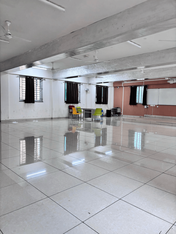
#> input picture test_images/img4_1.png, 176 x 234 px, shrunk from 1200 x 1600 before the run, found by its file name
$ python application.py
#> lines starting #> are read from the running program, lines starting #| are printed output that depends on the picture
### code/helper.py
import cv2
import numpy as np
import random
from tqdm import tqdm

### DLT
def create_matrix_M(real_points , image_points, total_points):
    M = []  #np.empty([2*total_points, 12])
    for index in range(total_points):

        X,Y = real_points[index]
        x, y= image_points[index]

        # print("XYZ are :", X, Y, Z)
        # print("xyz are :", x, y, z)

        M.append([X,Y, 1, 0, 0,0,  -(x*X), -(x*Y), -x])
        M.append([ 0, 0, 0, X, Y, 1,  -(y * X), -(y * Y), -y])


    M = np.asarray(M)
    return M

def dlt_calibrate(real_world_points, image_points, total_points):
    a = create_matrix_M(real_world_points, image_points, total_points)
    U, S, V = np.linalg.svd(a)

    P_vec = V[-1,:]
    ## Normalize
    P_vec = P_vec / V[-1,-1]

    # print("p vec after norm ", P_vec)
    P = np.reshape(P_vec, [3,3])
    # print("P is ", P)
    return P

def calculate_image_point(p_matrix, world_point, image_path, write = False, show= False, title="image"):
    x = np.dot(p_matrix, world_point.T)

    u, v, w = list(x)
    xx =  int(u/w)
    yy = int(v/w)

    return  xx, yy

### RANSAC
def ransac_calibrate(real_points, image_points, total_points, image_path, iterations):
    index_list = list(range(total_points))
    iterations = min(total_points - 1, iterations)
    errors = []
    combinations = []
    p_estimations = []

    for i in range(iterations):
        selected = random.sample(index_list, 4)
        combinations.append(selected)

        real_selected = [real_points[x] for x in selected]
        image_selected = [image_points[x] for x in selected]

        # Debug selected points
        print(f"Selected Real Points: {real_selected}")
        print(f"Selected Image Points: {image_selected}")

        p_estimated = dlt_calibrate(real_selected, image_selected, 4)

        # Debug projection matrix
        print(f"Projection Matrix (Iteration {i}):\n{p_estimated}")

        not_selected = list(set(index_list) - set(selected))
        error = 0
        for num in tqdm(not_selected, desc=f"Iteration {i+1}"):
            test_point = list(real_points[num]) + [1]
            try:
                xest, yest = calculate_image_point(p_estimated, np.array(test_point), image_path)
                point_error = np.square(abs(np.array(image_points[num]) - np.array([xest, yest])))
                error += point_error
                #print(f"Point {num} Error: {point_error}")
            except ValueError:
                continue

        mean_error = np.mean(error)
        errors.append(mean_error)
        p_estimations.append(p_estimated)

        print(f"Iteration {i} Mean Error: {mean_error}")

    p_final = p_estimations[errors.index(min(errors))]
    return p_final, errors, p_estimations

### code/application.py
import numpy as np
import random
from tqdm import tqdm
import matplotlib.pyplot as plt
import helper
import cv2
import os
from scipy.ndimage import distance_transform_edt

os.environ["QT_QPA_PLATFORM"] = "xcb"

#Load images
def createPanorama(input_img_list):
    images = []
    dims = []
    for index, path in enumerate(input_img_list):
        print(f"Loading image: {path}")
        img = cv2.imread(path)
#> img is the input picture: shape (234, 176, 3); mean B, G, R 161, 158.2, 158.6
        if img is None:
            print(f"Error: Could not load image at {path}")
        images.append(img)
        dims.append(images[index].shape)
        print(f"Image {index} dimensions: {dims[-1]}")
#| Image 0 dimensions: (234, 176, 3)
    return images, dims

#Resize Images if necessary
def reSizeImages(images, dims):
    ht, _, _ = min(dims, key=lambda val: val[0])
    _, wt, _ = min(dims, key=lambda val: val[1])
    _, _, ch = min(dims, key=lambda val: val[2])
    print(f"Resizing all images to: Height={ht}, Width={wt}")
    images = [cv2.resize(x, (ht, wt)) for x in images]
    blank = np.zeros((wt, ht, ch), np.uint8)
    return images, blank

#Generate Panorama
def getMatches(image1, image2, features, ransac_iterations=10, dist_threshold=0.7):
    print("Detecting and computing features...")
    points1, des1 = features.detectAndCompute(image1, None)
    points2, des2 = features.detectAndCompute(image2, None)
    print(f"Detected {len(points1)} keypoints in Image 1 and {len(points2)} in Image 2")

    # Draw keypoints on the images and save them
    image1_with_keypoints = cv2.drawKeypoints(image1, points1, None, flags=cv2.DRAW_MATCHES_FLAGS_DRAW_RICH_KEYPOINTS)
    image2_with_keypoints = cv2.drawKeypoints(image2, points2, None, flags=cv2.DRAW_MATCHES_FLAGS_DRAW_RICH_KEYPOINTS)

    # Save the images with keypoints
    cv2.imwrite("image1_keypoints.jpg", image1_with_keypoints)
    cv2.imwrite("image2_keypoints.jpg", image2_with_keypoints)

    matcher = cv2.FlannBasedMatcher()
    matches = matcher.knnMatch(des1, des2, k=2)
    print(f"Total matches found: {len(matches)}")

    imp = []
    for i, (one, two) in enumerate(matches):
        if one.distance < dist_threshold * two.distance:
            imp.append((one.trainIdx, one.queryIdx))
    print(f"Filtered important matches: {len(imp)}")

    good_matches = [cv2.DMatch(_queryIdx=i, _trainIdx=j, _distance=0) for j, i in imp]

    # Save image with matching keypoints
    matched_image = cv2.drawMatches(image1, points1, image2, points2, good_matches, None,
                                    flags=cv2.DrawMatchesFlags_NOT_DRAW_SINGLE_POINTS)
    cv2.imwrite("matched_keypoints.jpg", matched_image)

    matched1 = np.float32([points1[i].pt for (__, i) in imp])
    matched2 = np.float32([points2[i].pt for (i, __) in imp])

    print("Computing homography...")
    H, err, Ps = helper.ransac_calibrate(matched2, matched1, matched1.shape[0], "", ransac_iterations)
    print("Homography matrix (H):")
    print(H)
    print(f"Homography matrix computed with error: {min(err)}")

###max pixel
    hmax = max(image1.shape[0], image1.shape[0])
    wmax = max(image1.shape[1], image1.shape[1])
    out = cv2.warpPerspective(image2, H, (4*wmax,4*hmax))
    print("Perspective warp completed.")

    final_out = np.zeros(out.shape, np.uint8)
    h, w = final_out.shape[:2]
    print(f"Final output image size: {h}x{w}")

    for ch in tqdm(range(3), desc="Merging images"):
        for x in range(h):
            for y in range(w):
                final_out[x, y, ch] = max(out[x, y, ch], image1[x, y, ch]
                if x < image1.shape[0] and y < image1.shape[1] else 0)
    print("Image merging completed.")

    final_out = getNonZeroImage(final_out)
    return final_out, out, des1[0]

###weighted distance map
    # #Create binary masks for each image
    # h1, w1 = image1.shape[:2]
    # h2, w2 = image2.shape[:2]
    # hmax = max(h1, h2)
    # wmax = w1 + w2  # Combine width of both images

    # # Warp image2 to the size of the combined image
    # out = cv2.warpPerspective(image2, H, (wmax, hmax))
    # print("Perspective warp completed.")

    # # Save the warped image for debugging
    # #cv2.imwrite("warped_image2.jpg", out)

    # # Create binary masks for each image
    # mask1 = np.zeros((hmax, wmax), dtype=np.uint8)
    # mask1[:h1, :w1] = 1

    # mask2 = cv2.warpPerspective(np.ones_like(image2[:, :, 0], dtype=np.uint8), H, (wmax, hmax))

    # # Compute distance transforms
    # dist1 = distance_transform_edt(mask1)
    # dist2 = distance_transform_edt(mask2)

    # # Normalize distance maps
    # weights1 = dist1 / (dist1 + dist2 + 1e-6)
    # weights2 = dist2 / (dist1 + dist2 + 1e-6)

    # # Create a combined image to hold both images
    # combined_image = np.zeros((hmax, wmax, 3), dtype=np.uint8)
    # combined_image[:h1, :w1] = image1

    # # Blend the images using the computed weights
    # blended_image = np.zeros_like(combined_image, dtype=np.float32)
    # for ch in tqdm(range(3), desc="Blending channels"):
    #     blended_image[:, :, ch] = (
    #         weights1 * combined_image[:, :, ch] +
    #         weights2 * out[:, :, ch]
    #     )

    # blended_image = cv2.convertScaleAbs(blended_image)

    # # Save the blended image
    # # cv2.imwrite("blended_image.jpg", blended_image)

    # print("Weighted blending completed.")

    # # Return the blended image and any other necessary outputs
    # return blended_image, out, des1[0]

def getNonZeroImage(image):
    out_gray = cv2.cvtColor(image, cv2.COLOR_BGR2GRAY)
    pixels = cv2.findNonZero(out_gray)
    if pixels is None:
        print("Error: No non-zero pixels found!")
        return image
    pixels = pixels.reshape([pixels.shape[0], 2])
    extreme_min_x, extreme_max_x = min(pixels[:, 0]), max(pixels[:, 0])
    extreme_min_y, extreme_max_y = min(pixels[:, 1]), max(pixels[:, 1])
    print(f"Cropping image to non-zero region: X({extreme_min_x}-{extreme_max_x}), Y({extreme_min_y}-{extreme_max_y})")
    return image[extreme_min_y:extreme_max_y, extreme_min_x:extreme_max_x, :]


def showAndWrite(output, temp, path="out.png"):
    print(f"Saving stitched image to {path}")
    output = getNonZeroImage(output)
    cv2.imwrite(path, output)
    #cv2.imwrite("temp.png", temp)
    print("Images saved successfully.")

if __name__ == "__main__":
    # Provide a list of multiple images
    image_list = [
        r"/home/mukta-hacker/Desktop/Mukta/sem6/CV_Project/Panorama-Effect-Image-Stitching/test_images/img4_1.png",
        r"/home/mukta-hacker/Desktop/Mukta/sem6/CV_Project/Panorama-Effect-Image-Stitching/test_images/img4_2.png",
    ]

    # Load images and their dimensions
    images, dims = createPanorama(image_list)
#> images = 2 items; dims = [(234, 176, 3), (234, 176, 3)]

    # Define feature type
    feature_type = cv2.SIFT_create()

    # Initialize the output with the first image
    out = images[0]

    # Iteratively match and stitch each image in the list
    for index in range(1, len(images)):
        print(f"Stitching image {index} to the panorama...")
        im2 = images[index]
        im1 = out  # Current stitched panorama
        dist_threshold = 0.7 #Adjust threshold as needed
        out, temp, _ = getMatches(im1, im2, feature_type, ransac_iterations=10, dist_threshold=dist_threshold)

        # Crop to non-zero area after each iteration
        out = getNonZeroImage(out)
#> this loop made 1 pass
#> (dist_threshold, matches in getMatches, good_matches in getMatches) on pass 1: (0.7, 170 matches, 87 matches)
#> (printed output is left out)
#> pass 1, in getMatches, `image1_with_keypoints = cv2.drawKeypoints(image1, points1, None, flags..`:
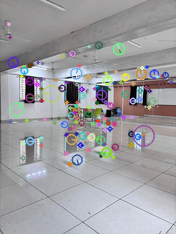
#> image1_with_keypoints: shape (234, 176, 3); mean B, G, R 160.7, 157.6, 158
#> pass 1, in getMatches, `image2_with_keypoints = cv2.drawKeypoints(image2, points2, None, flags..`:
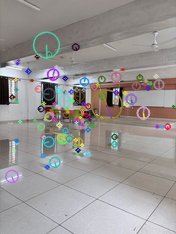
#> image2_with_keypoints: shape (234, 176, 3); mean B, G, R 147, 148.4, 152.3
#> pass 1, in getMatches, `matched_image = cv2.drawMatches(image1, points1, image2, points2, good..`:
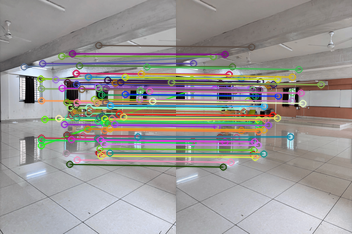
#> matched_image: shape (234, 352, 3); mean B, G, R 149.3, 151.4, 154.1
#> pass 1, in getMatches, `out = cv2.warpPerspective(image2, H, (4*wmax,4*hmax))`:
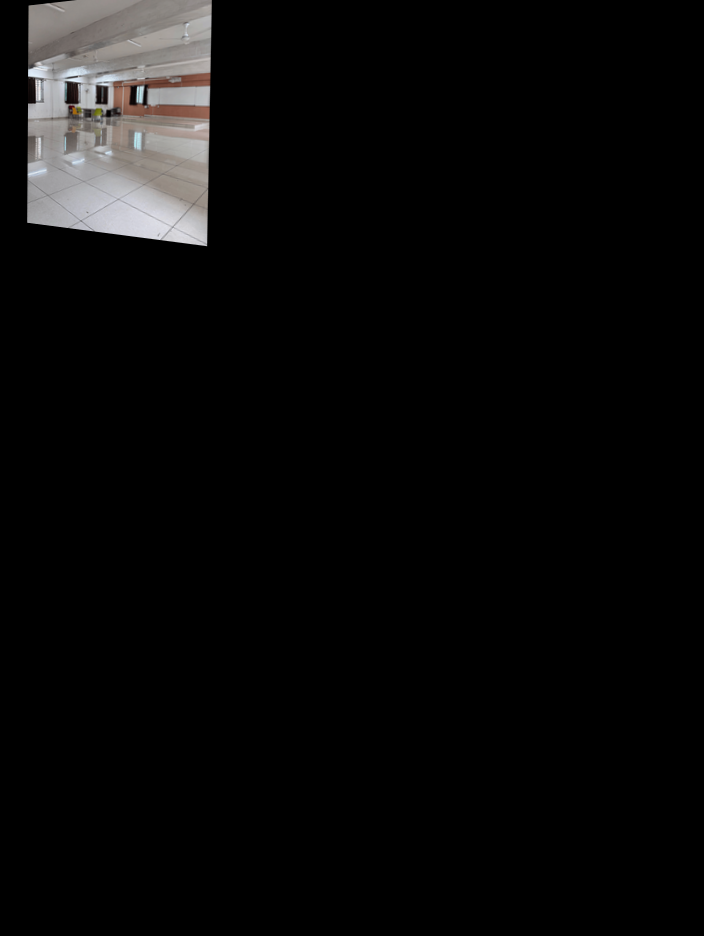
#> out: shape (936, 704, 3); mean B, G, R 9.5, 9.6, 9.9

    # Save the final stitched image
    showAndWrite(out, temp, path="stitched_panorama.png")
#> in getNonZeroImage (call 3), `out_gray = cv2.cvtColor(image, cv2.COLOR_BGR2GRAY)`:
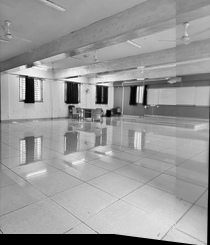
#> out_gray: shape (245, 210); min 0, max 255, mean 153.6
#> in getNonZeroImage (call 3), `out_gray = cv2.cvtColor(image, cv2.COLOR_BGR2GRAY)`:
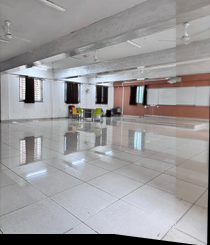
#> image: shape (245, 210, 3); mean of channels 0, 1, 2 154.3, 152.9, 154.7; drawn as B, G, R
#> in getNonZeroImage (call 3), `return image[extreme_min_y:extreme_max_y, extreme_min_x:extreme_max_x,..`:
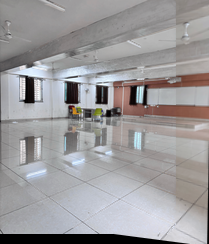
#> returned value: shape (244, 209, 3); mean of channels 0, 1, 2 155.3, 153.8, 155.7; drawn as B, G, R
